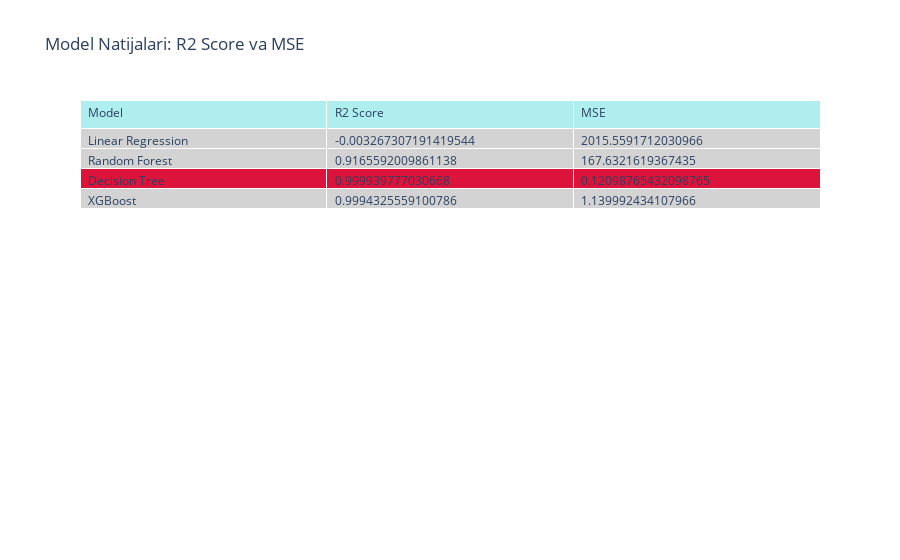

The code cell stored with this chart in its notebook:
### Code cell
import pandas as pd
from sklearn.model_selection import train_test_split
from sklearn.linear_model import LinearRegression
from sklearn.ensemble import RandomForestRegressor
from sklearn.tree import DecisionTreeRegressor
from xgboost import XGBRegressor
from sklearn.metrics import mean_squared_error, r2_score
import plotly.graph_objects as go

# 1. X va y
X = df.drop('life_span', axis=1)
y = df['life_span']

# 2. Train, validation, test bo'lish
X_temp, X_test, y_temp, y_test = train_test_split(X, y, test_size=0.2, random_state=42)
X_train, X_val, y_train, y_val = train_test_split(X_temp, y_temp, test_size=0.25, random_state=42)

# 3. Modellar
models = {
    'Linear Regression': LinearRegression(),
    'Random Forest': RandomForestRegressor(n_estimators=100, random_state=42),
    'Decision Tree': DecisionTreeRegressor(random_state=42),
    'XGBoost': XGBRegressor(n_estimators=100, learning_rate=0.1, random_state=42)
}

results = []

for name, model in models.items():
    model.fit(X_train, y_train)
    preds = model.predict(X_val)
    r2 = r2_score(y_val, preds)
    mse = mean_squared_error(y_val, preds)
    results.append({'Model': name, 'R2 Score': r2, 'MSE': mse})

# 4. Natijalarni DataFrame ga yig'ish
results_df = pd.DataFrame(results)

# 5. Eng yaxshi R2 topish
best_model_index = results_df['R2 Score'].idxmax()

# 6. Jadvalni chizish (qizil bilan eng yaxshisi)
colors = ['lightgray'] * len(results_df)
colors[best_model_index] = 'crimson'  # eng yaxshi R2 uchun qizil rang

fig = go.Figure(data=[go.Table(
    header=dict(values=list(results_df.columns),
                fill_color='paleturquoise',
                align='left'),
    cells=dict(values=[results_df[col] for col in results_df.columns],
               fill_color=[colors, colors, colors],
               align='left'))
])

fig.update_layout(title='Model Natijalari: R2 Score va MSE')
fig.show()

### Figure 1 — Plotly figure (JSON) as saved in the notebook; plotly's stock layout.template omitted (floating-point values rounded to 4 significant figures)
{"data": [{"cells": {"align": "left", "fill": {"color": [["lightgray", "lightgray", "crimson", "lightgray"], ["lightgray", "lightgray", "crimson", "lightgray"], ["lightgray", "lightgray", "crimson", "lightgray"]]}, "values": [["Linear Regression", "Random Forest", "Decision Tree", "XGBoost"], [-0.003267, 0.9166, 0.9999, 0.9994], [2016.0, 167.6, 0.121, 1.14]]}, "header": {"align": "left", "fill": {"color": "paleturquoise"}, "values": ["Model", "R2 Score", "MSE"]}, "type": "table"}], "layout": {"title": {"text": "Model Natijalari: R2 Score va MSE"}}}
